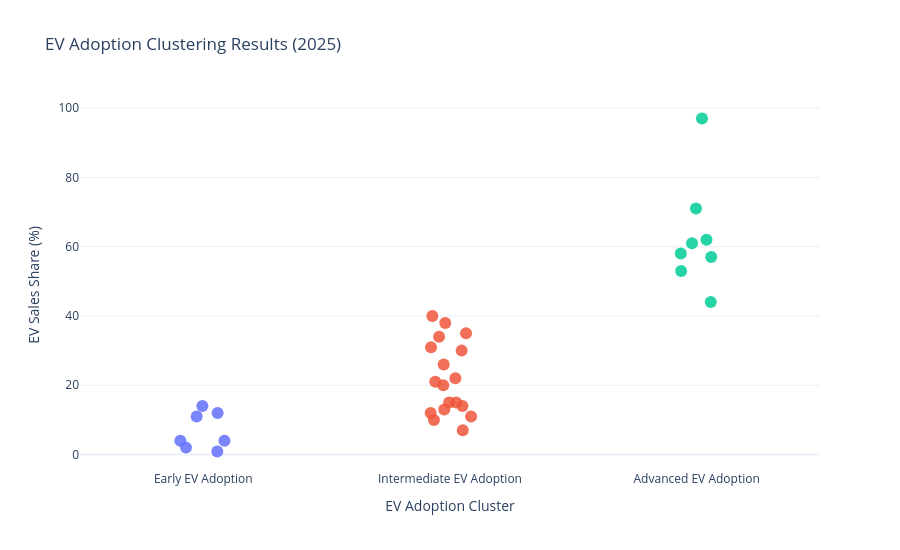

Source (notebook cell):
### Code cell
import plotly.express as px

df = clustering_results[
    clustering_results["year"] == 2025
].copy()

cluster_order = [
    "Early EV Adoption",
    "Intermediate EV Adoption",
    "Advanced EV Adoption"
]

fig = px.strip(
    df,
    x="cluster_name",
    y="ev_sales_share",
    color="cluster_name",
    hover_name="region_country",
    hover_data={
        "year": True,
        "ev_sales_share": ":.2f",
        "ev_stock_share": ":.2f",
        "cluster_name": False
    },
    category_orders={"cluster_name": cluster_order},
    labels={
        "cluster_name": "EV Adoption Cluster",
        "ev_sales_share": "EV Sales Share (%)",
        "ev_stock_share": "EV Stock Share (%)"
    },
    title="EV Adoption Clustering Results (2025)"
)

fig.update_traces(
    jitter=0.45,
    marker=dict(size=12, opacity=0.85)
)

fig.update_layout(
    template="plotly_white",
    height=550,
    showlegend=False
)

fig.show()

### Figure 1 — Plotly figure (JSON) as saved in the notebook; plotly's stock layout.template omitted (floating-point values rounded to 4 significant figures)
{"data": [{"alignmentgroup": "True", "boxpoints": "all", "customdata": [[2025.0, 0.45], [2025.0, 1.0], [2025.0, 0.75], [2025.0, 0.9], [2025.0, 3.0], [2025.0, 0.15], [2025.0, 0.11]], "fillcolor": "rgba(255,255,255,0)", "hoveron": "points", "hovertemplate": "<b>%{hovertext}</b><br><br>EV Sales Share (%)=%{y:.2f}<br>year=%{customdata[0]}<br>EV Stock Share (%)=%{customdata[1]:.2f}<extra></extra>", "hovertext": ["Chile", "Greece", "India", "Jordan", "Korea", "Russia", "South Africa"], "jitter": 0.45, "legendgroup": "Early EV Adoption", "line": {"color": "rgba(255,255,255,0)"}, "marker": {"color": "#636efa", "opacity": 0.85, "size": 12}, "name": "Early EV Adoption", "offsetgroup": "Early EV Adoption", "orientation": "v", "pointpos": 0, "showlegend": true, "type": "box", "x": ["Early EV Adoption", "Early EV Adoption", "Early EV Adoption", "Early EV Adoption", "Early EV Adoption", "Early EV Adoption", "Early EV Adoption"], "x0": " ", "xaxis": "x", "y": [4.0, 14.0, 4.0, 12.0, 11.0, 2.0, 0.88], "y0": " ", "yaxis": "y"}, {"alignmentgroup": "True", "boxpoints": "all", "customdata": [[2025.0, 3.0], [2025.0, 7.0], [2025.0, 4.0], [2025.0, 6.0], [2025.0, 6.0], [2025.0, 1.0], [2025.0, 8.0], [2025.0, 2.0], [2025.0, 0.56], [2025.0, 4.0], [2025.0, 2.0], [2025.0, 6.0], [2025.0, 9.0], [2025.0, 2.0], [2025.0, 8.0], [2025.0, 3.0], [2025.0, 3.0], [2025.0, 7.0]], "fillcolor": "rgba(255,255,255,0)", "hoveron": "points", "hovertemplate": "<b>%{hovertext}</b><br><br>EV Sales Share (%)=%{y:.2f}<br>year=%{customdata[0]}<br>EV Stock Share (%)=%{customdata[1]:.2f}<extra></extra>", "hovertext": ["Australia", "Austria", "Canada", "France", "Germany", "Indonesia", "Israel", "Italy", "Mexico", "New Zealand", "Poland", "Portugal", "Singapore", "Spain", "Switzerland", "Turkiye", "USA", "United Kingdom"], "jitter": 0.45, "legendgroup": "Intermediate EV Adoption", "line": {"color": "rgba(255,255,255,0)"}, "marker": {"color": "#EF553B", "opacity": 0.85, "size": 12}, "name": "Intermediate EV Adoption", "offsetgroup": "Intermediate EV Adoption", "orientation": "v", "pointpos": 0, "showlegend": true, "type": "box", "x": ["Intermediate EV Adoption", "Intermediate EV Adoption", "Intermediate EV Adoption", "Intermediate EV Adoption", "Intermediate EV Adoption", "Intermediate EV Adoption", "Intermediate EV Adoption", "Intermediate EV Adoption", "Intermediate EV Adoption", "Intermediate EV Adoption", "Intermediate EV Adoption", "Intermediate EV Adoption", "Intermediate EV Adoption", "Intermediate EV Adoption", "Intermediate EV Adoption", "Intermediate EV Adoption", "Intermediate EV Adoption", "Intermediate EV Adoption"], "x0": " ", "xaxis": "x", "y": [15.0, 31.0, 11.0, 26.0, 30.0, 15.0, 21.0, 13.0, 7.0, 12.0, 14.0, 38.0, 40.0, 20.0, 34.0, 22.0, 10.0, 35.0], "y0": " ", "yaxis": "y"}, {"alignmentgroup": "True", "boxpoints": "all", "customdata": [[2025.0, 13.0], [2025.0, 14.0], [2025.0, 23.0], [2025.0, 12.0], [2025.0, 25.0], [2025.0, 13.0], [2025.0, 36.0], [2025.0, 16.0]], "fillcolor": "rgba(255,255,255,0)", "hoveron": "points", "hovertemplate": "<b>%{hovertext}</b><br><br>EV Sales Share (%)=%{y:.2f}<br>year=%{customdata[0]}<br>EV Stock Share (%)=%{customdata[1]:.2f}<extra></extra>", "hovertext": ["Belgium", "China", "Denmark", "Finland", "Iceland", "Netherlands", "Norway", "Sweden"], "jitter": 0.45, "legendgroup": "Advanced EV Adoption", "line": {"color": "rgba(255,255,255,0)"}, "marker": {"color": "#00cc96", "opacity": 0.85, "size": 12}, "name": "Advanced EV Adoption", "offsetgroup": "Advanced EV Adoption", "orientation": "v", "pointpos": 0, "showlegend": true, "type": "box", "x": ["Advanced EV Adoption", "Advanced EV Adoption", "Advanced EV Adoption", "Advanced EV Adoption", "Advanced EV Adoption", "Advanced EV Adoption", "Advanced EV Adoption", "Advanced EV Adoption"], "x0": " ", "xaxis": "x", "y": [44.0, 53.0, 71.0, 57.0, 62.0, 58.0, 97.0, 61.0], "y0": " ", "yaxis": "y"}], "layout": {"boxmode": "overlay", "height": 550, "legend": {"title": {"text": "EV Adoption Cluster"}, "tracegroupgap": 0}, "showlegend": false, "title": {"text": "EV Adoption Clustering Results (2025)"}, "xaxis": {"anchor": "y", "categoryarray": ["Early EV Adoption", "Intermediate EV Adoption", "Advanced EV Adoption"], "categoryorder": "array", "domain": [0, 1], "title": {"text": "EV Adoption Cluster"}}, "yaxis": {"anchor": "x", "domain": [0, 1], "title": {"text": "EV Sales Share (%)"}}}}
